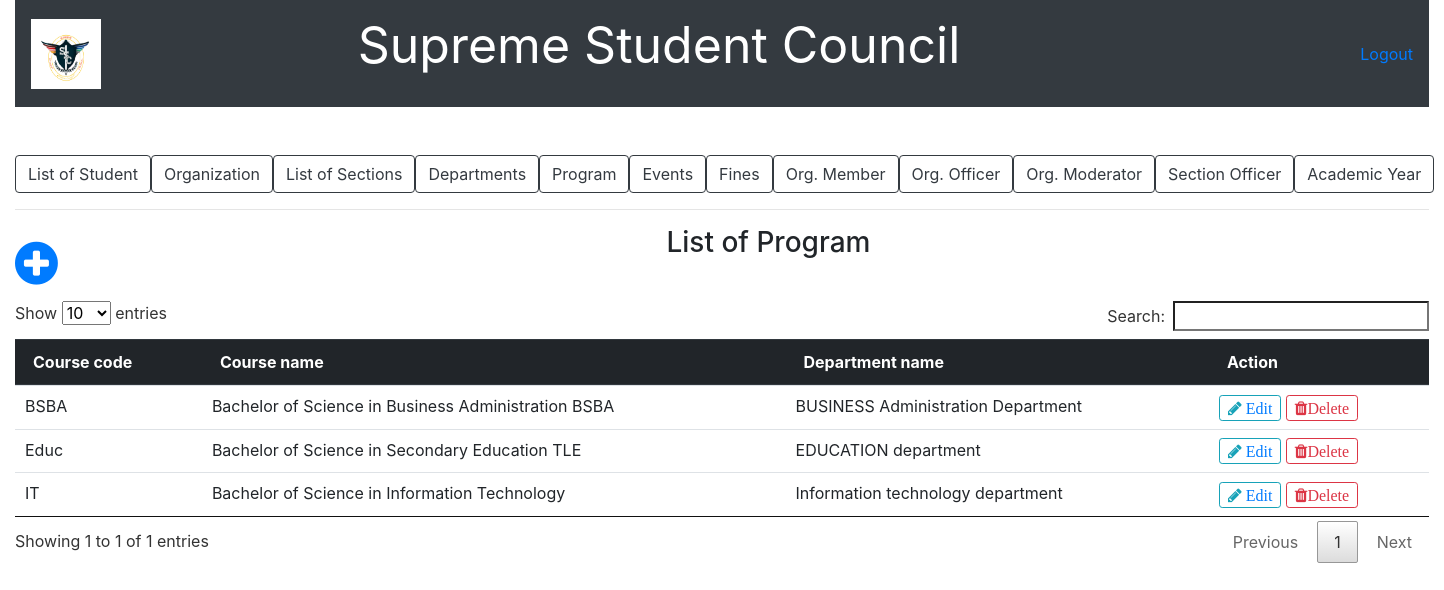
The app's page /list_of_program.php, older data.
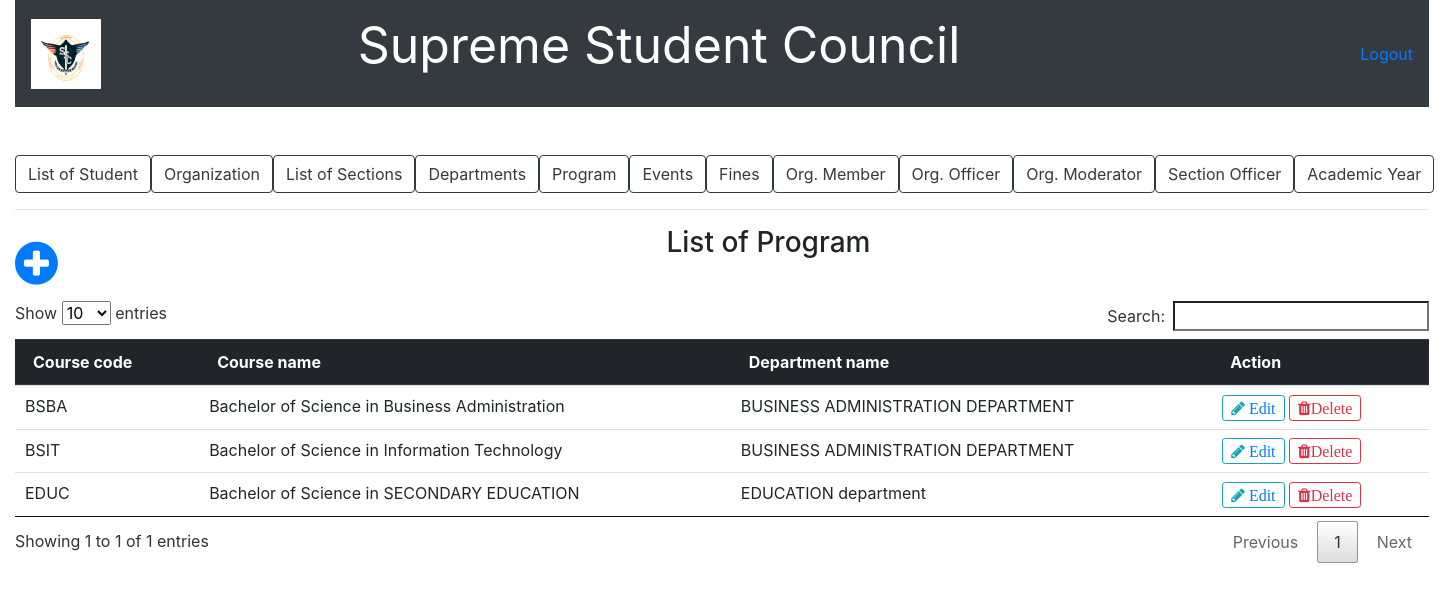
The same page, newer data.
### tables this page shows
CREATE TABLE `program` (
  `course_code` varchar(10) NOT NULL,
  `course_name` varchar(100) NOT NULL,
  `department_code` char(10) NOT NULL
);

CREATE TABLE `department` (
  `department_code` char(10) NOT NULL,
  `department_name` varchar(50) NOT NULL
);

### list_of_program.php (the view, shortened to what this page needs)
<?php include('server.php'); ?>
<!DOCTYPE html>
<html>
<head>
		<link rel="stylesheet" href="bootstrap/css/bootstrap.min.css">
		<link rel = "stylesheet" href = "font-awesome-4.7.0/font-awesome-4.7.0/css/font-awesome.min.css">
		<link href = "css/style.css" rel = "stylesheet" type = "text/css" >
		<link  rel = "stylesheet" href = "bootstrap/css/jquery.dataTables.min.css" type = "text/css" >
</head>
<body>
	<div class="container-fluid">
		<nav class="navbar navbar-expand-lg navbar-dark bg-dark">
		   <a href = "index.php"><img src = "picture/ssc.PNG" style=" height:70px; width:70px;"></a>
		  <div class="collapse navbar-collapse" id="navbarTogglerDemo03">
		    	<center><p style="color:white; font-size: 50px; margin-right: 400px;">Supreme Student Council</p></center>
		    	<a href="logout.php">Logout</a>
		  </div>
		</nav>
	</div>
	<br /><br />
	<div class="container-fluid">
				<div class="btn-group btn-group-lg" role="group"">
					<a href = "list_of_student.php"><button type="button" class="btn btn-outline-dark">List of Student</button></a>
					<a href ="list_of_organization.php"><button type="button" class="btn btn-outline-dark">Organization</button></a>
					<a href ="list_of_section.php"><button type="button" class="btn btn-outline-dark">List of Sections</button></a>
					<a href ="list_of_department.php"><button type="button" class="btn btn-outline-dark">Departments</button>
					<a href ="list_of_program.php"><button type="button" class="btn btn-outline-dark">Program</button></a>
					<a href ="list_of_event.php"><button type="button" class="btn btn-outline-dark">Events</button></a>
					<a href ="fines.php"><button type="button" class="btn btn-outline-dark">Fines</button></a>
					<a href ="list_of_organization_member.php"><button type="button" class="btn btn-outline-dark">Org. Member</button></a>
					<a href ="list_of_organization_officer.php"><button type="button" class="btn btn-outline-dark">Org. Officer</button></a>
					<a href ="list_of_organization_moderator.php"><button type="button" class="btn btn-outline-dark">Org. Moderator</button></a>
					<a href ="list_of_section_officer.php"><button type="button" class="btn btn-outline-dark">Section Officer</button></a>
					<a href ="list_of_acad_year.php"><button type="button" class="btn btn-outline-dark">Academic Year</button></a>
				</div>
				<hr />
				<a href = "add_new_program.php"><span style="float: left; font-size: 50px; margin-right: 50px;"><i class="fa fa-plus-circle" font-size = "50px"></i></span></a>
				<center><h3>List of Program</h3></center><br />
				<?php $results = mysqli_query($db, "SELECT * FROM program,department WHERE program.department_code = department.department_code"); ?>
				<table class="table table-primary" id = "myTable">
				  <thead class="thead-dark">
				    <tr>
				      <th scope="col">Course code</th>
				      <th scope="col">Course name</th>
				      <th scope="col">Department name</th>
				      <th scope="col">Action</th>
				    </tr>
				  </thead>
				  <?php while ($row = mysqli_fetch_array($results)){ ?>
				  <tbody>
				    <tr>
				      <td><?php echo $row['course_code']?></td>
				      <td><?php echo $row['course_name']?></td>
				      <td><?php echo $row['department_name']?></td>
				      <td>
							<button type="button" class="btn btn-outline-info btn-sm fa fa-pencil"><a href="update_program.php?edit=<?php echo $row['course_code']; ?>"> Edit </a></button>
							<button type="button" class="btn btn-outline-danger btn-sm fa fa-trash" data-toggle="modal" data-target="#exampleModal">Delete</button>
					   </td>
				    </tr>
				  </tbody>
				  <?php
  				  } ?>
				</table>
	</div>
</body>
</html>

Row changes from the older to the newer data that the page shows:
removed program: course_code "Educ", course_name "Bachelor of Science in Secondary Education TLE", department_code.department_name "EDUCATION department"
removed program: course_code "IT", course_name "Bachelor of Science in Information Technology", department_code.department_name "Information technology department"
changed program "BSBA": course_name "Bachelor of Science in Business Administration BSBA" → "Bachelor of Science in Business Administration"; department_code.department_name "BUSINESS Administration Department" → "BUSINESS ADMINISTRATION DEPARTMENT"
added program: course_code "BSIT", course_name "Bachelor of Science in Information Technology", department_code.department_name "BUSINESS ADMINISTRATION DEPARTMENT"
added program: course_code "EDUC", course_name "Bachelor of Science in SECONDARY EDUCATION", department_code.department_name "EDUCATION department"
